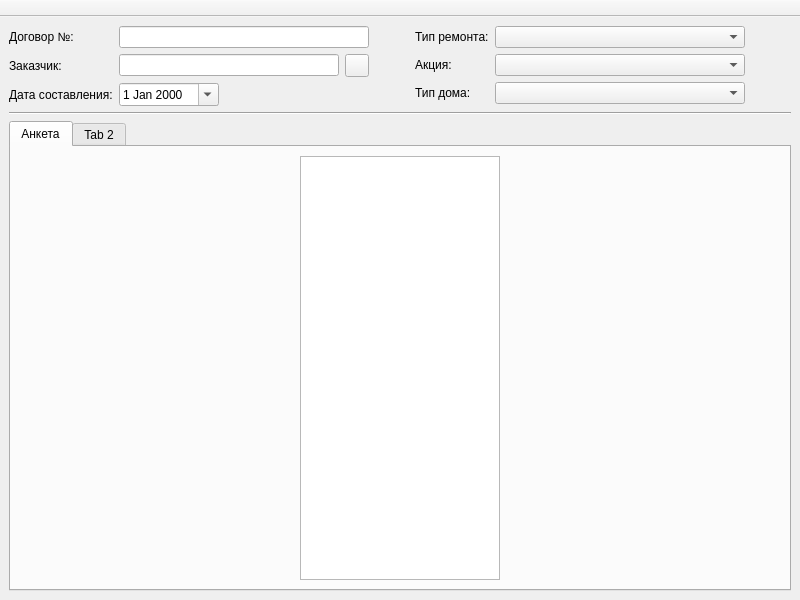
<?xml version="1.0" encoding="UTF-8"?>
<ui version="4.0">
 <class>RenovationContentWidget</class>
 <widget class="QMainWindow" name="RenovationContentWidget">
  <property name="geometry">
   <rect>
    <x>0</x>
    <y>0</y>
    <width>800</width>
    <height>600</height>
   </rect>
  </property>
  <property name="windowTitle">
   <string>MainWindow</string>
  </property>
  <widget class="QWidget" name="centralwidget">
   <layout class="QVBoxLayout" name="verticalLayout">
    <item>
     <layout class="QHBoxLayout" name="horizontalLayout_2" stretch="0,0,1,0">
      <item>
       <layout class="QFormLayout" name="formLayout">
        <item row="0" column="0">
         <widget class="QLabel" name="label">
          <property name="text">
           <string>Договор №:</string>
          </property>
         </widget>
        </item>
        <item row="0" column="1">
         <widget class="QLineEdit" name="docNumberEdit">
          <property name="minimumSize">
           <size>
            <width>250</width>
            <height>0</height>
           </size>
          </property>
         </widget>
        </item>
        <item row="1" column="0">
         <widget class="QLabel" name="label_2">
          <property name="text">
           <string>Заказчик:</string>
          </property>
         </widget>
        </item>
        <item row="1" column="1">
         <layout class="QHBoxLayout" name="horizontalLayout">
          <item>
           <widget class="QLineEdit" name="clientEdit">
            <property name="readOnly">
             <bool>true</bool>
            </property>
           </widget>
          </item>
          <item>
           <widget class="QToolButton" name="clientButton">
            <property name="text">
             <string/>
            </property>
            <property name="icon">
             <iconset theme="Team">
              <normaloff>.</normaloff>.</iconset>
            </property>
           </widget>
          </item>
         </layout>
        </item>
        <item row="2" column="0">
         <widget class="QLabel" name="label_3">
          <property name="text">
           <string>Дата составления:</string>
          </property>
         </widget>
        </item>
        <item row="2" column="1">
         <widget class="QDateEdit" name="dateprepEdit">
          <property name="sizePolicy">
           <sizepolicy hsizetype="Minimum" vsizetype="Fixed">
            <horstretch>0</horstretch>
            <verstretch>0</verstretch>
           </sizepolicy>
          </property>
          <property name="maximumSize">
           <size>
            <width>100</width>
            <height>16777215</height>
           </size>
          </property>
          <property name="calendarPopup">
           <bool>true</bool>
          </property>
         </widget>
        </item>
       </layout>
      </item>
      <item>
       <spacer name="horizontalSpacer_2">
        <property name="orientation">
         <enum>Qt::Horizontal</enum>
        </property>
        <property name="sizeHint" stdset="0">
         <size>
          <width>40</width>
          <height>20</height>
         </size>
        </property>
       </spacer>
      </item>
      <item>
       <layout class="QFormLayout" name="formLayout_2">
        <item row="0" column="0">
         <widget class="QLabel" name="label_4">
          <property name="text">
           <string>Тип ремонта:</string>
          </property>
         </widget>
        </item>
        <item row="0" column="1">
         <widget class="QComboBox" name="typeComboBox">
          <property name="maximumSize">
           <size>
            <width>250</width>
            <height>16777215</height>
           </size>
          </property>
         </widget>
        </item>
        <item row="1" column="0">
         <widget class="QLabel" name="label_5">
          <property name="text">
           <string>Акция:</string>
          </property>
         </widget>
        </item>
        <item row="1" column="1">
         <widget class="QComboBox" name="promotionsBox">
          <property name="maximumSize">
           <size>
            <width>250</width>
            <height>16777215</height>
           </size>
          </property>
         </widget>
        </item>
        <item row="2" column="0">
         <widget class="QLabel" name="label_6">
          <property name="text">
           <string>Тип дома:</string>
          </property>
         </widget>
        </item>
        <item row="2" column="1">
         <widget class="QComboBox" name="houseComboBox">
          <property name="maximumSize">
           <size>
            <width>250</width>
            <height>16777215</height>
           </size>
          </property>
         </widget>
        </item>
       </layout>
      </item>
      <item>
       <spacer name="horizontalSpacer">
        <property name="orientation">
         <enum>Qt::Horizontal</enum>
        </property>
        <property name="sizeHint" stdset="0">
         <size>
          <width>40</width>
          <height>20</height>
         </size>
        </property>
       </spacer>
      </item>
     </layout>
    </item>
    <item>
     <widget class="Line" name="line">
      <property name="orientation">
       <enum>Qt::Horizontal</enum>
      </property>
     </widget>
    </item>
    <item>
     <widget class="QTabWidget" name="tabWidget">
      <widget class="QWidget" name="formTab">
       <attribute name="title">
        <string>Анкета</string>
       </attribute>
       <layout class="QHBoxLayout" name="horizontalLayout_3">
        <item>
         <widget class="QListView" name="roomsListView">
          <property name="minimumSize">
           <size>
            <width>200</width>
            <height>0</height>
           </size>
          </property>
          <property name="maximumSize">
           <size>
            <width>200</width>
            <height>16777215</height>
           </size>
          </property>
          <property name="iconSize">
           <size>
            <width>24</width>
            <height>24</height>
           </size>
          </property>
          <property name="gridSize">
           <size>
            <width>24</width>
            <height>24</height>
           </size>
          </property>
         </widget>
        </item>
       </layout>
      </widget>
      <widget class="QWidget" name="tab_2">
       <attribute name="title">
        <string>Tab 2</string>
       </attribute>
      </widget>
     </widget>
    </item>
   </layout>
  </widget>
  <widget class="QMenuBar" name="menubar">
   <property name="geometry">
    <rect>
     <x>0</x>
     <y>0</y>
     <width>800</width>
     <height>21</height>
    </rect>
   </property>
  </widget>
  <widget class="QToolBar" name="toolBar">
   <property name="windowTitle">
    <string>toolBar</string>
   </property>
   <property name="movable">
    <bool>false</bool>
   </property>
   <property name="iconSize">
    <size>
     <width>16</width>
     <height>16</height>
    </size>
   </property>
   <property name="floatable">
    <bool>false</bool>
   </property>
   <attribute name="toolBarArea">
    <enum>TopToolBarArea</enum>
   </attribute>
   <attribute name="toolBarBreak">
    <bool>false</bool>
   </attribute>
  </widget>
 </widget>
 <resources/>
 <connections/>
</ui>
